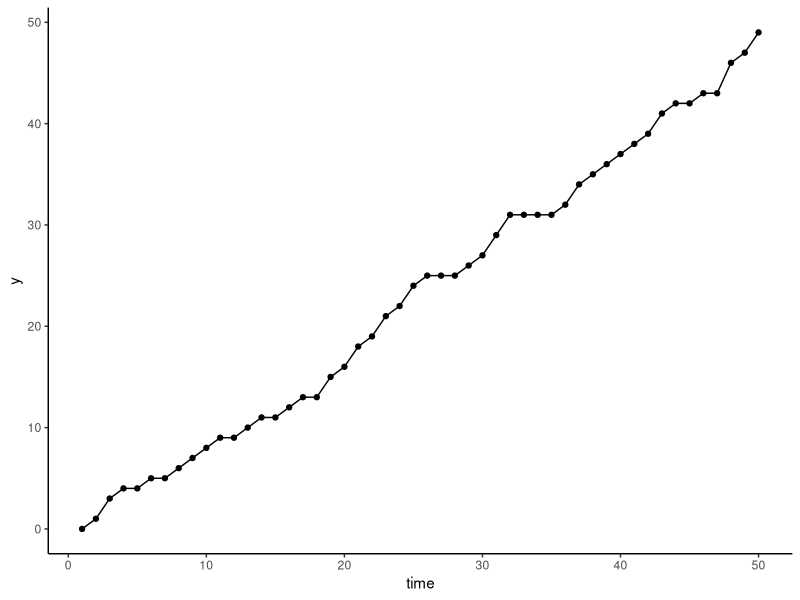
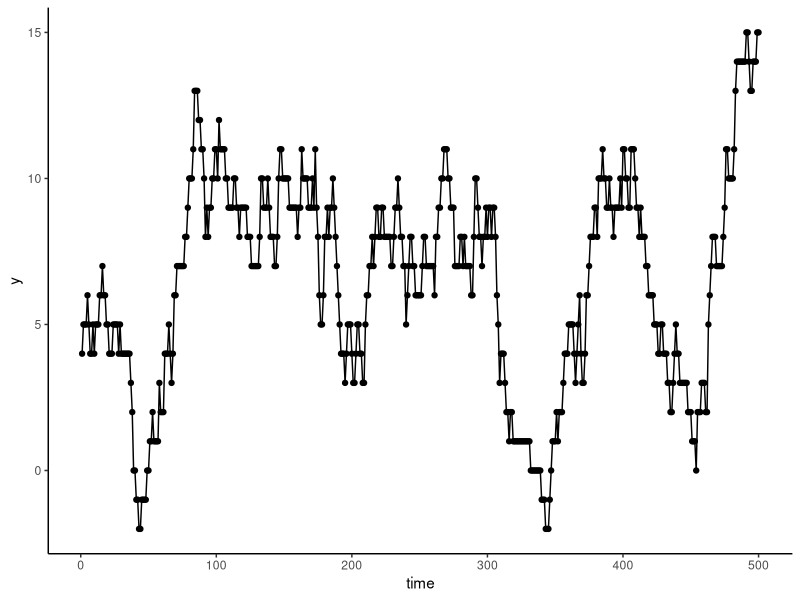
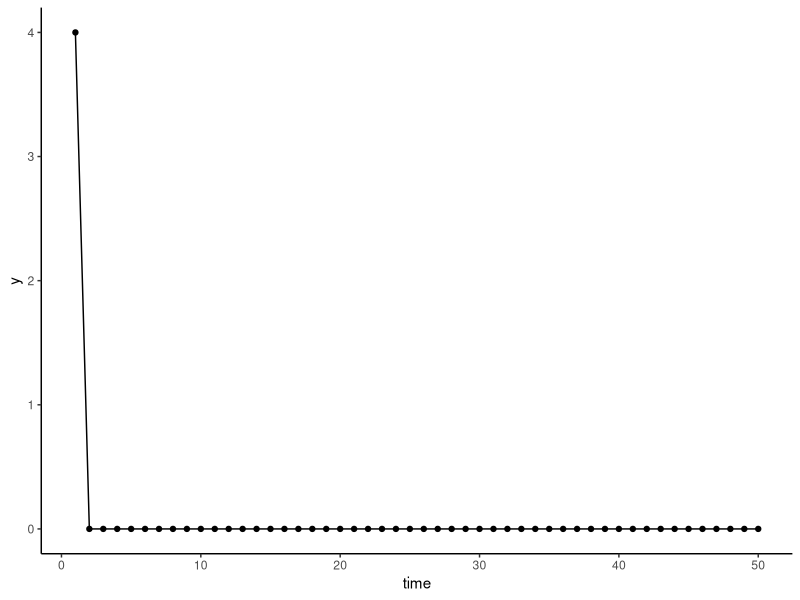

Here is the R script that generated these plots, in order:
# more issues coming in than you can resolve

time <- 50
y <- numeric(time)
y[1] <- 0

for(i in 2:time){
  
  issues_in <- round(rnorm(1, 2, 0.5))
  issues_out <- round(rnorm(1, 1, 0.5))
  
  y[i] <- y[i-1] + (issues_in - issues_out)

}

library(ggplot2)

df <- data.frame(
  'time' = c(1:time),
  'y' = c(y)
)

ggplot(df, aes(x = time, y = y)) + 
  geom_point() + 
  geom_line() + 
  theme_classic()


library(tseries)

## if p < 0.05, then stationary
adf.test(df$y)






# completing issues to maintain a steady level


time <- 500
y <- numeric(time)
y[1] <- 4

for(i in 2:time){
  
  issues_in <- round(rnorm(1, 2, 0.5))
  issues_out <- round(rnorm(1, 2, 0.5))
  
  y[i] <- y[i-1] + (issues_in - issues_out)
  
}

library(ggplot2)

df <- data.frame(
  'time' = c(1:time),
  'y' = c(y)
)

ggplot(df, aes(x = time, y = y)) + 
  geom_point() + 
  geom_line() + 
  theme_classic()


library(tseries)

## if p < 0.05, then stationary
adf.test(df$y)








# force it to stay at an equilibrium of 4

time <- 50
y <- numeric(time)
y[1] <- 4

for(i in 2:time){
  
  issues_in <- round(rnorm(1, 4, 1))
  issues_out <- issues_in
  
  y[i] <- (issues_in - issues_out)
  
}

library(ggplot2)

df <- data.frame(
  'time' = c(1:time),
  'y' = c(y)
)

ggplot(df, aes(x = time, y = y)) + 
  geom_point() + 
  geom_line() + 
  theme_classic()


library(tseries)

## if p < 0.05, then stationary
adf.test(df$y)


